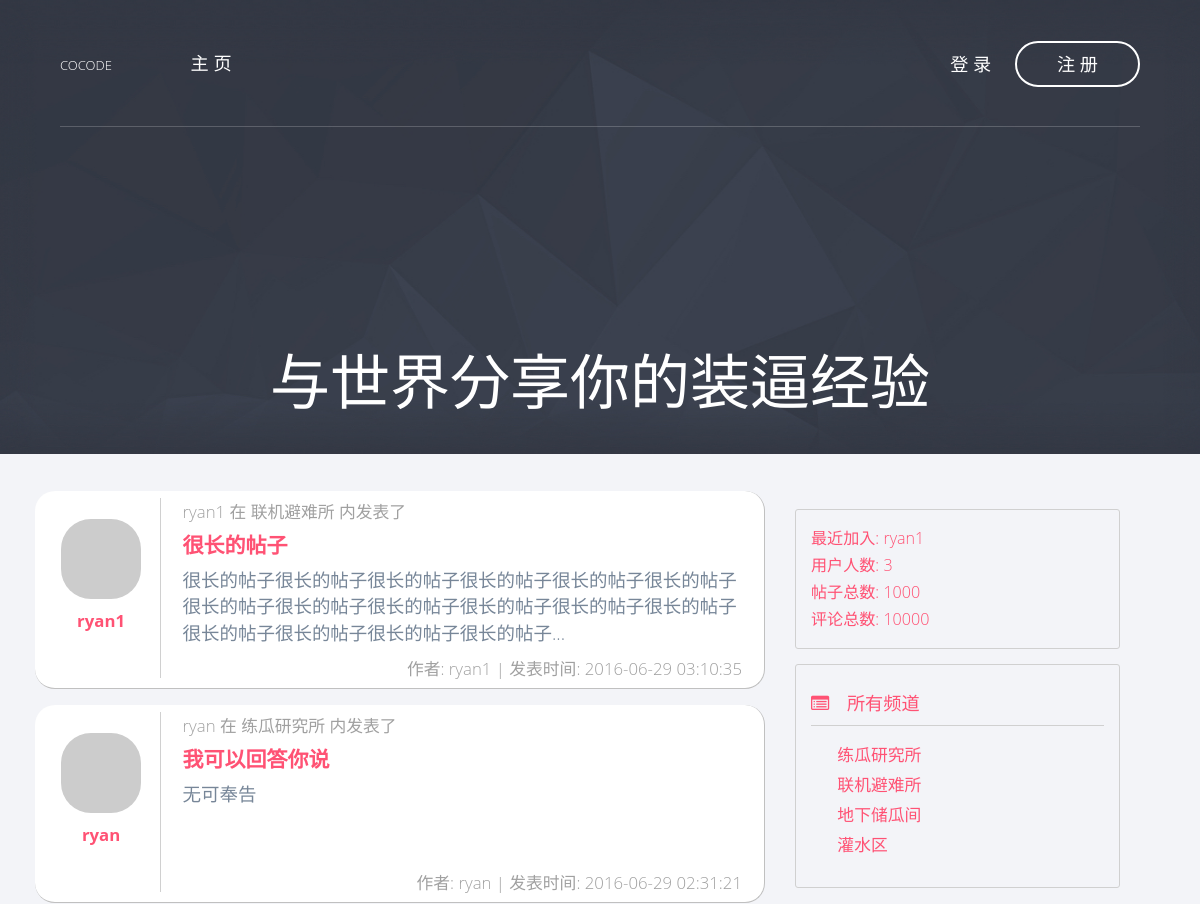
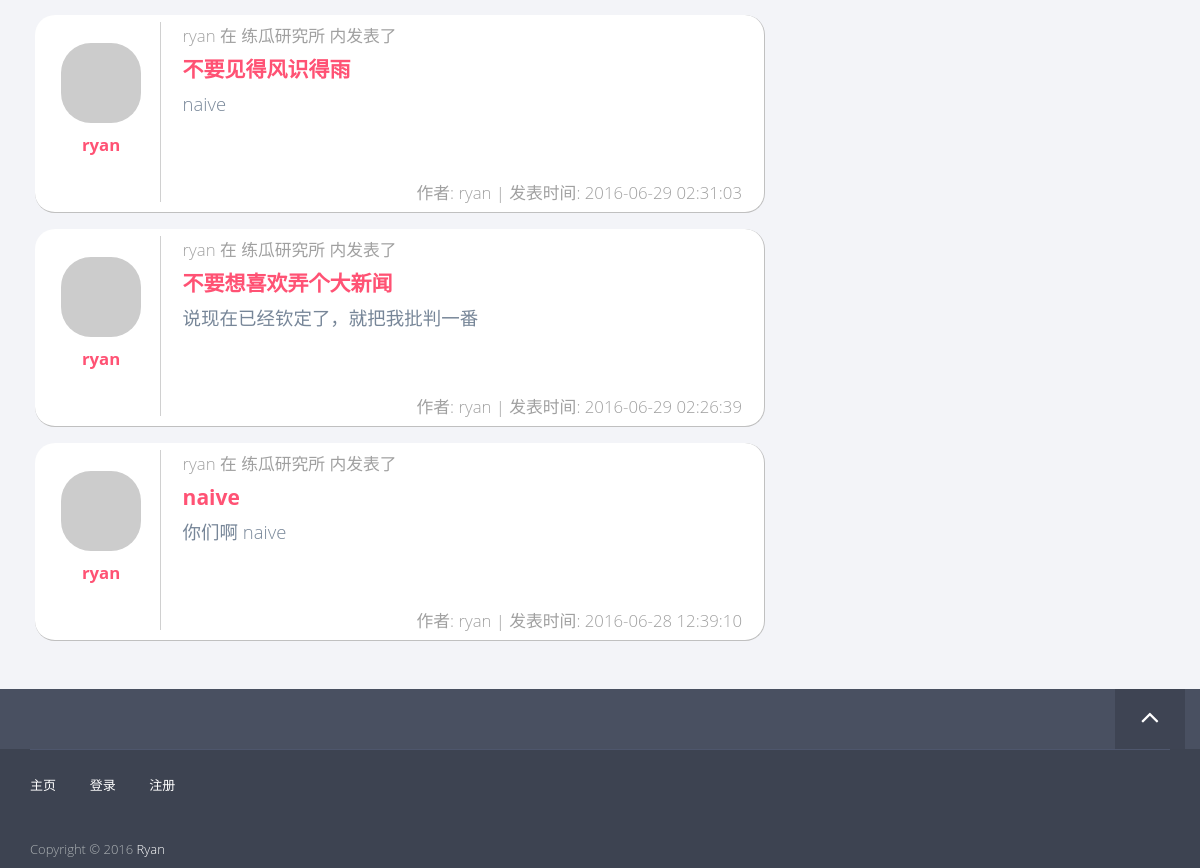
The page / on the database its author committed (2 pictures, top to bottom).
### app/models/post.py (models this page shows, shortened)
class Post(db.Model, Model):
    __tablename__ = 'posts'
    id = db.Column(db.Integer, primary_key=True)
    title = db.Column(db.String())
    content = db.Column(db.String())
    created_time = db.Column(db.DateTime(timezone=True),
                             default=sql.func.now())
    channel_id = db.Column(db.Integer, db.ForeignKey('channels.id'))
    user_id = db.Column(db.Integer, db.ForeignKey('users.id'))
    comments = db.relationship('Comment', backref='post')
    def display_item(self):
        name = 'post'
        title = self.title
        content_len = 80
        if self.content.__len__() > content_len:
            content = self.content[:content_len] + '...'
        else:
            content = self.content
        return (name, title, content)

### app/models/user.py (models this page shows, shortened)
class User(db.Model, Model):
    __tablename__ = 'users'
    id = db.Column(db.Integer, primary_key=True)
    username = db.Column(db.String(), unique=True)
    password_hash = db.Column(db.String())
    email = db.Column(db.String(), unique=True)
    avatar_hash = db.Column(db.String())
    created_time = db.Column(db.DateTime(timezone=True),
                             default=sql.func.now())
    role_id = db.Column(db.Integer, db.ForeignKey('roles.id'))
    posts = db.relationship('Post', backref='author')
    comments = db.relationship('Comment', backref='author')
    @property
    def password(self):
        raise AttributeError('password is not readable')
    def gravatar(self, size=100, default='identicon', rating='g'):
        from flask import request
        gravatar_url = 'secure.gravatar.com/avatar'
        if request.is_secure:
            url = 'https://' + gravatar_url
        else:
            url = 'http://' + gravatar_url
        hash = self.avatar_hash or md5(self.email.encode('utf-8')).hexdigest()
        return '{url}/{hash}?s={size}&d={default}&r={rating}'.format(url=url,
                                                                     hash=hash,
                                                                     size=size,
                                                                     default=default,
                                                                     rating=rating)

### app/models/channel.py (models this page shows, shortened)
class Channel(db.Model, Model):
    __tablename__ = 'channels'
    id = db.Column(db.Integer, primary_key=True)
    name = db.Column(db.String(), default=ChannelPermission.NORMAL[0])
    permission = db.Column(db.Integer)
    created_time = db.Column(db.DateTime(timezone=True),
                             default=sql.func.now())
    posts = db.relationship('Post', backref='channel')
    def is_admin(self):
        return self.permission == ChannelPermission.ADMIN[0]

### app/views.py (the view)
@app.route('/')
def index():
    user = current_user()
    if user is not None and user.is_admin():
        posts = Post.query.all()
    else:
        posts = []
        channels = Channel.query.filter_by(permission=ChannelPermission.NORMAL[0])
        for c in channels:
            p = c.posts
            posts += p
    posts.sort(key=lambda p: p.created_time, reverse=True)
    return render_template('index.html',
                           posts=posts)

### app/__init__.py (called while the page is built)
@app.context_processor
def current_user_processor():
    return dict(current_user=current_user())

@app.context_processor
def channel_processor():
    channels = Channel.query.all()
    permissions = [
        ChannelPermission.NORMAL,
        ChannelPermission.ADMIN,
    ]
    dic = {
        'channels': channels,
        'permissions': permissions,
    }
    return dict(**dic)

@app.context_processor
def user_processor():
    user_count = User.query.count()
    new_user = User.query.order_by(User.created_time.desc()).first()
    return dict(new_user=new_user,
                user_count=user_count)

### app/models/user.py (called while the page is built)
def current_user():
    id = session.get('user_key', None)
    user = None
    if id is not None:
        user = User.query.get(id)
    return user

### app/templates/index.html (shortened to what this page needs)
{% extends "base8-4.html" %}
{% block header %}
    <div class="hero-content text-center">
        {% if current_user is not none %}
        <h1>欢迎，{{ current_user.username }}</h1>
        {% else %}
        <a href="/login"><h1>与世界分享你的装逼经验</h1></a>
        {% endif %}
    </div>
{% endblock %}
{% block page_content %}
    {% include "_posts.html" %}
{% endblock %}

### app/templates/_posts.html (shortened to what this page needs)
<div class="items-container">
    {% for post in posts %}
        <div class="item-container col-md-12">
            {% set post_author = post.author %}
            {% set post_channel = post.channel.name %}
            {% set item = post.display_item() %}
            {% set post_title = item[1] %}
            {% set post_content = item[2] %}
            <div class="col-md-2 item-left">
                <div class="item-portrait">
                    <img class="img-rounded center-block round" src="{{ post_author.gravatar(size=60) }}" />
                </div>
                <div class="item-author">
                    <a href="/profile/{{ post_author.username }}">{{ post_author.username }}</a>
                </div>
            </div>
            <div class="col-md-10 item-right">
                <div class="item-header">
                    {{ post_author.username }} 在 {{ post_channel }} 内发表了
                </div>
                    <div class="item-title">
                        <a href="/post/{{ post.id }}">{{ post_title }}</a>
                    </div>
                    <div class="item-content">
                        {{ post_content }}
                    </div>
                <div class="item-footer">
                    作者: {{ post_author.username }} | 发表时间: {{ post.created_time }}
                </div>
            </div>
        </div>
    {% endfor %}
</div>

### app/templates/_bbs_info.html
<div class="col-md-10 forum-info">
    <div class="forum-info-item">最近加入: <a href="/profile/{{ new_user.username }}">{{ new_user.username }}</a></div>
    <div class="forum-info-item">用户人数: {{ user_count }}</div>
    <div class="forum-info-item">帖子总数: 1000 </div>
    <div class="forum-info-item">评论总数: 10000 </div>
</div>

### app/templates/_channels.html (shortened to what this page needs)
<div class="col-md-10 channel-list">
    <div class="channel-list-caption">
        <i class="fa fa-list-alt"></i> 所有频道
    </div>
    <div class="channel-list-items">
        {% for c in channels %}
        {% if not c.is_admin() %}
            <div class="channel-list-item">
                <a href="/channel/{{ c.id }}">{{ c.name }}</a>
            </div>
        {% endif %}
        {% endfor %}
    </div>
</div>

### app/static/css/styles.css (style rules this page uses)
h1 { font-size: 60px; }
a { color: #FF5274; -webkit-transition-timing-function: ease; transition-timing-function: ease; -webkit-transition-duration: 200ms; transition-duration: 200ms; -webkit-transition-property: color, border-color, background-color; transition-property: color, border-color, background-color; }
body { font-family: "Open Sans", sans-serif; font-weight: 300; color: rgba(28, 54, 83, 0.6); -webkit-text-size-adjust: 100%; }
.hero h1 { color: #fff; margin-bottom: 40px; }
.hero .hero-content { padding-top: 15%; }
div.channel-list-caption { font-size: 130%; color: #FF5274; padding-top: 2%; padding-bottom: 3%; margin-bottom:2%; border-bottom: 1px solid #d0d0d0; }
div.channel-list { border: 1px solid #d0d0d0; border-radius: 3px; padding-top: 5%; padding-bottom: 3%; }
div.channel-list-caption i.fa { margin-right: 13px; }
div.channel-list-items { margin-top: 5%; margin-bottom: 5%; }
div.channel-list-item { font-size: 120%; color: #FF5274; padding: 3px 0px 3px 9%; }
.center-block { margin-left: center; margin-right: center; }
.forum-info { font-size: 115%; color: #FF5274; border: 1px solid #d0d0d0; border-radius: 3px; margin: 15px 0 15px 0; padding: 15px 0 15px 15px; }
.forum-info-item { padding: 2px 0 2px 0; }
div.item-container { border-right: 1px solid #c0c0c0; border-bottom: 1px solid #c0c0c0; border-radius: 20px; background-color: #ffffff; margin-top: 8px; margin-bottom: 8px; padding: 7px; font-size: 120%; }
div.item-container .item-left { padding-top: 3%; padding-bottom: 3%; border-right: 1px solid #d0d0d0; min-height: 180px; }
div.item-container .item-portrait .round { border-radius: 30px; }
div.item-container .item-author { text-align: center; font-weight: bold; padding-top: 10px; }
div.item-container .item-right { padding-left: 3%; }
div.item-container .item-header { padding: 2px 0 2px 0; color: #a0a0a0; }
div.item-container .item-title { font-size: 125%; font-weight: bold; padding-top: 4px; padding-bottom: 2px; }
div.item-container .item-content { font-size: 110%; padding-top: 5px; padding-bottom: 3px; min-height: 95px; }
div.item-container .item-footer { min-height: 20px; color: #a0a0a0; float: right; }

### app/static/css/queries.css (style rules this page uses)
@media screen and (max-width:1200px) { .hero .hero-content { padding-top: 28%; } }

### rows shown on the page
Post: title "很长的帖子", post_content "很长的帖子很长的帖子很长的帖子很长的帖子很长的帖子很长的帖子很长的帖子很长的帖子很长的帖子很长的帖子很长的帖子很长的帖子很长的帖子很长的帖子很长的帖子很长的帖子...", created_time "2016-06-29 03:10:35"
User: username "ryan1"
Channel: name "联机避难所"
Post: title "我可以回答你说", content "无可奉告", created_time "2016-06-29 02:31:21"
User: username "ryan"
Channel: name "练瓜研究所"
Post: title "不要见得风识得雨", content "naive", created_time "2016-06-29 02:31:03"
Post: title "不要想喜欢弄个大新闻", content "说现在已经钦定了，就把我批判一番", created_time "2016-06-29 02:26:39"
Post: title "naive", content "你们啊 naive", created_time "2016-06-28 12:39:10"
Channel: name "地下储瓜间"
Channel: name "灌水区"

### other values the page prints
{{ user_count }} "3"
